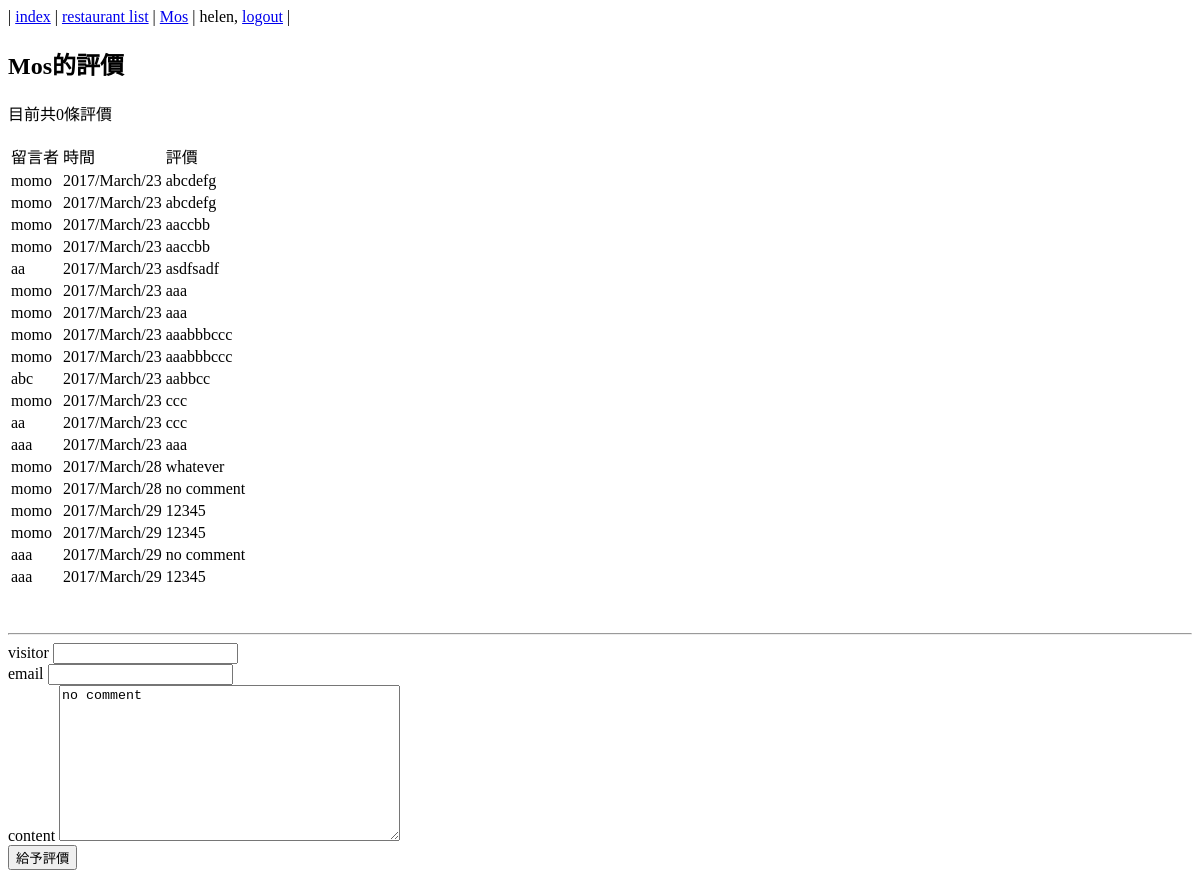
The page /restaurants/comment/3/ (signed in) on the database as committed earlier.
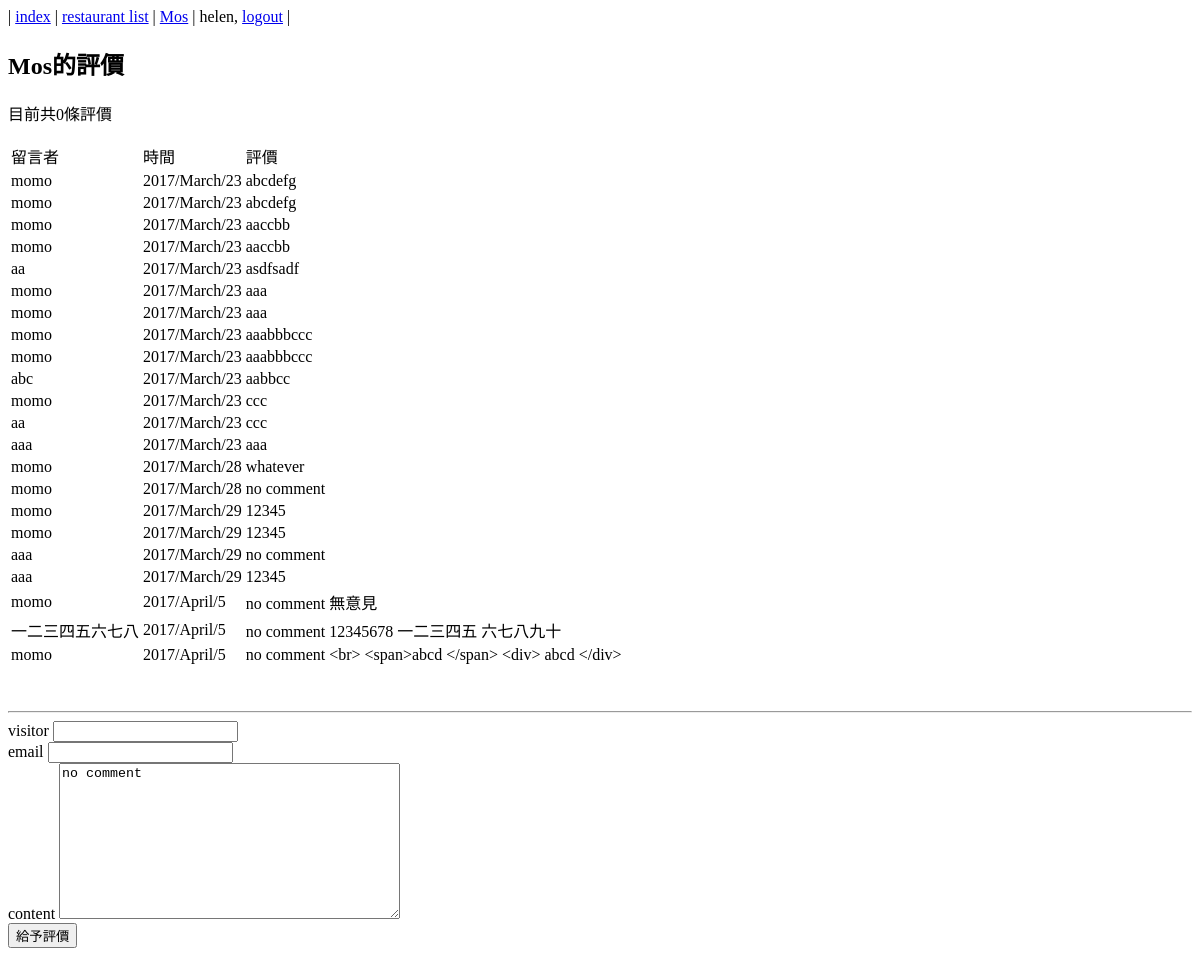
The same page on the database as committed later.
### restaurants/models.py (models this page shows, shortened)
class Restaurant(models.Model):
    name = models.CharField(max_length=20)
    phone_number = models.CharField(max_length=15)
    address = models.CharField(max_length=50, blank=True)

class Comment(models.Model):
    content = models.CharField(max_length=255)
    visitor = models.CharField(max_length=255)
    email = models.EmailField(max_length=255)
    date_time = models.DateTimeField()
    restaurant = models.ForeignKey(Restaurant)
    class Meta(object):
        ordering = ['date_time']
        permissions = (("can_comment", "Can comment"),
        )

### restaurants/views.py (the view, shortened to what this page needs)
# urls.py: url(r'^comment/(?P<pk>\d+)/$', login_required(CommentView.as_view()), name="comment"),
class CommentView(FormView, SingleObjectMixin):
    form_class = CommentForm
    template_name = 'comments.html'
    success_url = '/comment/'
    initial={'content':'no comment'}
    model = Restaurant
    context_object_name = 'r'
    def get_context_data(self, **kwargs):
        self.object = self.get_object()
        return super(CommentView, self).get_context_data(object=self.object, **kwargs)

### restaurants/forms.py (shortened to what this page needs)
class CommentForm(forms.Form):
    visitor = forms.CharField(max_length=20)
    email = forms.EmailField(max_length=20, required=False, label="E-mail")
    content = forms.CharField(max_length=200, widget=forms.Textarea())

### restaurants/templates/comments.html (shortened to what this page needs)
{% extends 'base.html' %}
{% block content %}
	<h2>{{r.name}}的評價</h2>
	{% if r.comment_set.all %}
	<p>目前共{{ r.comment.set.all|length }}條評價</p>
	<table>
		<tr>
			<td>留言者</td>
			<td>時間</td>
			<td>評價</td>
		</tr>
		{% for c in r.comment_set.all %}
		<tr>
			<td>{{c.visitor}}</td>
			<td>{{c.date_time | date:"Y/F/j"}}</td>
			<td>{{c.content}}</td>
		</tr>
		{% endfor %}
	</table>
	{% else %}
	<p>無評價</p>
	{% endif %}
<br><br><hr>
<form action="" method="post">
<div class="form-group">
	<label for="visitor">visitor</label>
    {{form.visitor}}
</div>
<div class="form-group">
	<label for="email">email</label>
	{{form.email}}
</div>
<div class="form-group">
	<label for="content">content</label>
	{{form.content}}
</div>
	<input type="submit" value="給予評價">
</form>
{% endblock %}

### templates/base.html (shortened to what this page needs)
<!DOCTYPE html>
<html lang="en">
<head>
</head>
<body>
<nav>
	| <a href="/index/">index</a> |
	  <a href="/restaurants/list/">restaurant list</a> |
	  <a href="/restaurants/mos_menu/">Mos</a> |
	{% if request.user.is_authenticated %}
		{{ request.user }}, <a href="/accounts/logout/">logout</a> |
	{% else %}
		<a href="/accounts/login/">login</a> |
		<a href="/accounts/register/">register</a> |
	{% endif %}
</nav>
{% block content %} {% endblock %}
</body>
</html>

Rows that differ between the two databases and show on the page:
added Comment: visitor "momo", date_time "2017/April/5", content "no comment 無意見"
added Comment: visitor "一二三四五六七八", date_time "2017/April/5", content "no comment 12345678 一二三四五 六七八九十"
added Comment: visitor "momo", date_time "2017/April/5", content "no comment <br> <span>abcd </span> <div> abcd </div>"
